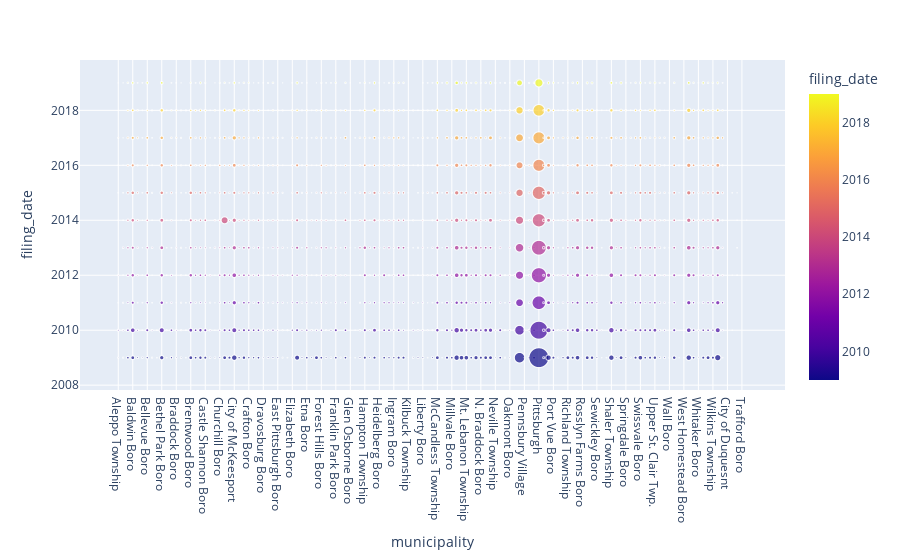

This figure's notebook cell:
### Markdown cell above
### Plot the relationship between filing date and municipality

### Code cell
# Create scatter plot
px.scatter(
    foreclosures_grp,
    x="municipality",
    y="filing_date",
    color="filing_date",
    size='amount'
)

### Figure 1 — Plotly figure (JSON) as saved in the notebook; plotly's stock layout.template omitted (floating-point values rounded to 4 significant figures; data arrays with more than 128 entries replaced by an {"elided": "..."} marker saying what was removed)
{"data": [{"hovertemplate": "municipality=%{x}<br>filing_date=%{marker.color}<br>amount=%{marker.size}<extra></extra>", "legendgroup": "", "marker": {"color": {"elided": "1314 int values"}, "coloraxis": "coloraxis", "size": {"elided": "1314 int values"}, "sizemode": "area", "sizeref": 3.155, "symbol": "circle"}, "mode": "markers", "name": "", "showlegend": false, "type": "scattergl", "x": {"elided": "1314 str values"}, "xaxis": "x", "y": {"elided": "1314 int values"}, "yaxis": "y"}], "layout": {"autosize": true, "coloraxis": {"colorbar": {"title": {"text": "filing_date"}}, "colorscale": [[0, "#0d0887"], [0.1111, "#46039f"], [0.2222, "#7201a8"], [0.3333, "#9c179e"], [0.4444, "#bd3786"], [0.5556, "#d8576b"], [0.6667, "#ed7953"], [0.7778, "#fb9f3a"], [0.8889, "#fdca26"], [1, "#f0f921"]]}, "legend": {"itemsizing": "constant", "tracegroupgap": 0}, "margin": {"t": 60}, "xaxis": {"anchor": "y", "autorange": true, "domain": [0, 1], "range": [-7.85, 137.8], "title": {"text": "municipality"}, "type": "category"}, "yaxis": {"anchor": "x", "autorange": true, "domain": [0, 1], "range": [2006.0, 2020.0], "title": {"text": "filing_date"}, "type": "linear"}}}
